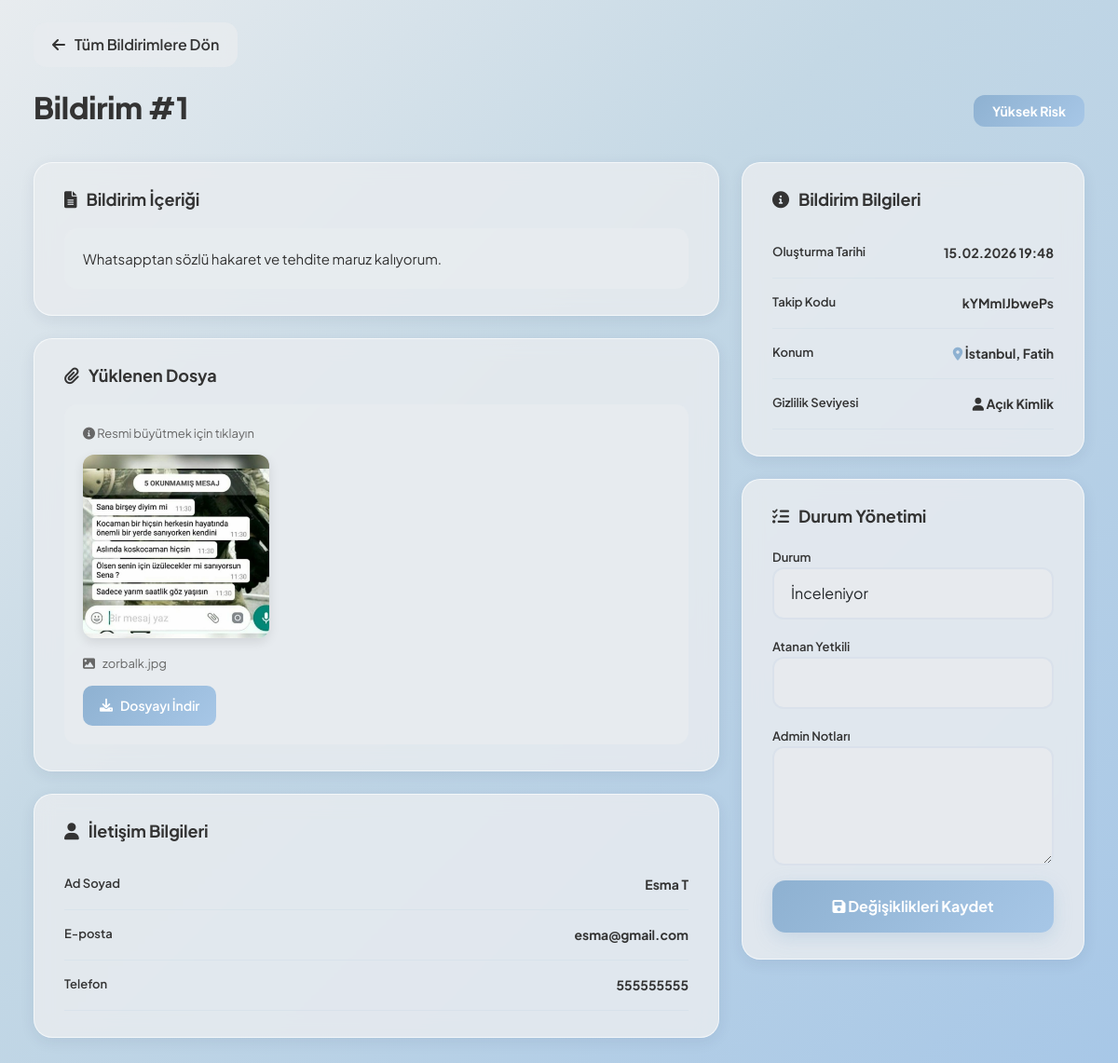
Screenshot of /admin/1 with the database file from the repository.
### models.py (models this page shows)
class Notification(db.Model):
    id = db.Column(db.Integer, primary_key=True)
    text = db.Column(db.Text, nullable=True)
    audio_path = db.Column(db.String(256), nullable=True)
    anonymity_level = db.Column(db.String(32), default='full_anonymous')
    contact_name = db.Column(db.String(128), nullable=True)
    contact_email = db.Column(db.String(128), nullable=True)
    contact_phone = db.Column(db.String(32), nullable=True)
    city = db.Column(db.String(64), nullable=True)
    district = db.Column(db.String(64), nullable=True)
    risk_level = db.Column(db.String(32), default='low')
    tracking_token = db.Column(db.String(32), unique=True, nullable=False, default=generate_token)
    status = db.Column(db.String(64), default='İnceleniyor')
    admin_notes = db.Column(db.Text, nullable=True)
    assigned_to = db.Column(db.String(128), nullable=True)
    priority = db.Column(db.String(32), default='normal')
    created_at = db.Column(db.DateTime, server_default=db.func.now())
    updated_at = db.Column(db.DateTime, server_default=db.func.now(), onupdate=db.func.now())

### app.py (the view)
@app.route('/admin/<int:notification_id>')
def admin_detail(notification_id):
    notification = Notification.query.get_or_404(notification_id)
    return render_template('admin_detail.html', notification=notification)

### templates/admin_detail.html (shortened to what this page needs)
<!DOCTYPE html>
<html lang="tr">
<head>
    <link href="https://cdn.jsdelivr.net/npm/bootstrap@5.3.0/dist/css/bootstrap.min.css" rel="stylesheet">
    <link rel="stylesheet" href="https://cdnjs.cloudflare.com/ajax/libs/font-awesome/6.0.0/css/all.min.css">
</head>
<body>
<div class="container-fluid">
    <a href="/admin" class="back-btn">
        <i class="fas fa-arrow-left"></i> Tüm Bildirimlere Dön
    </a>
    <div class="detail-header">
        <h1 class="detail-title">Bildirim #{{ notification.id }}</h1>
        <span class="badge badge-{{ notification.risk_level }}">
            {% if notification.risk_level == 'high' %}Yüksek Risk
            {% elif notification.risk_level == 'medium' %}Orta Risk
            {% else %}Düşük Risk{% endif %}
        </span>
    </div>
    <div class="two-column">
        <div>
            <div class="card">
                <h3 class="card-title">
                    <i class="fas fa-file-alt"></i> Bildirim İçeriği
                </h3>
                <div class="content-box">{{ notification.text or 'Metin bilgisi yok' }}</div>
            </div>
            {% if notification.audio_path %}
            <div class="card">
                <h3 class="card-title">
                    <i class="fas fa-paperclip"></i> Yüklenen Dosya
                </h3>
                <div class="content-box">
                    {% set file_ext = notification.audio_path.split('.')[-1].lower() %}
                    {% if file_ext in ['jpg', 'jpeg', 'png', 'gif', 'webp', 'bmp'] %}
                        <div style="margin-bottom: 16px;">
                            <p style="color: #666; font-size: 13px; margin-bottom: 12px;">
                                <i class="fas fa-info-circle"></i> Resmi büyütmek için tıklayın
                            </p>
                            <img src="{{ url_for('uploaded_file', filename=notification.audio_path) }}"
                                 alt="Yüklenen Görsel"
                                 class="image-preview"
                                 onclick="openImageModal('{{ url_for('uploaded_file', filename=notification.audio_path) }}', '{{ notification.audio_path }}')">
                        </div>
                        <div style="display: flex; align-items: center; gap: 8px; color: #666; font-size: 13px; margin-bottom: 12px;">
                            <i class="fas fa-image"></i>
                            <span>{{ notification.audio_path }}</span>
                        </div>
                    {% endif %}
                    <a href="{{ url_for('uploaded_file', filename=notification.audio_path) }}" download
                       style="display: inline-flex; align-items: center; gap: 8px; padding: 10px 18px; background: linear-gradient(135deg, #8EB1D1, #A7C7E7); color: white; text-decoration: none; border-radius: 10px; font-size: 14px; font-weight: 600;">
                        <i class="fas fa-download"></i> Dosyayı İndir
                    </a>
                </div>
            </div>
            {% endif %}
            {% if notification.contact_name %}
            <div class="card">
                <h3 class="card-title">
                    <i class="fas fa-user"></i> İletişim Bilgileri
                </h3>
                <div class="info-row">
                    <span class="info-label">Ad Soyad</span>
                    <span class="info-value">{{ notification.contact_name }}</span>
                </div>
                <div class="info-row">
                    <span class="info-label">E-posta</span>
                    <span class="info-value">{{ notification.contact_email }}</span>
                </div>
                <div class="info-row">
                    <span class="info-label">Telefon</span>
                    <span class="info-value">{{ notification.contact_phone }}</span>
                </div>
            </div>
            {% endif %}
        </div>
        <div>
            <div class="card">
                <h3 class="card-title">
                    <i class="fas fa-info-circle"></i> Bildirim Bilgileri
                </h3>
                <div class="info-row">
                    <span class="info-label">Oluşturma Tarihi</span>
                    <span class="info-value">{{ notification.created_at.strftime('%d.%m.%Y %H:%M') }}</span>
                </div>
                <div class="info-row">
                    <span class="info-label">Takip Kodu</span>
                    <span class="info-value">{{ notification.tracking_token }}</span>
                </div>
                {% if notification.city %}
                <div class="info-row">
                    <span class="info-label">Konum</span>
                    <span class="info-value">
                        <i class="fas fa-map-marker-alt" style="color: #8EB1D1;"></i>
                        {{ notification.city }}{% if notification.district %}, {{ notification.district }}{% endif %}
                    </span>
                </div>
                {% endif %}
                <div class="info-row">
                    <span class="info-label">Gizlilik Seviyesi</span>
                    <span class="info-value">
                        {% if notification.anonymity_level == 'full_anonymous' %}
                            <i class="fas fa-user-secret"></i> Tam Anonim
                        {% else %}
                            <i class="fas fa-user"></i> Açık Kimlik
                        {% endif %}
                    </span>
                </div>
            </div>
            <div class="card">
                <h3 class="card-title">
                    <i class="fas fa-tasks"></i> Durum Yönetimi
                </h3>
                <form method="post" action="/admin/{{ notification.id }}/update">
                    <label style="font-size: 13px; color: #333333;font-weight: 600;">Durum</label>
                    <select name="status" class="form-control">
                        <option value="İnceleniyor" {% if notification.status == 'İnceleniyor' %}selected{% endif %}>İnceleniyor</option>
                    </select>
                    <label style="font-size: 13px; color: #333333;font-weight: 600;">Atanan Yetkili</label>
                    <input type="text" name="assigned_to" class="form-control" value="{{ notification.assigned_to or '' }}">
                    <label style="font-size: 13px; color: #333333;font-weight: 600;">Admin Notları</label>
                    <textarea name="admin_notes" class="form-control" rows="4">{{ notification.admin_notes or '' }}</textarea>
                    <button type="submit" class="btn-primary">
                        <i class="fas fa-save"></i> Değişiklikleri Kaydet
                    </button>
                </form>
            </div>
        </div>
    </div>
</div>
</body>
</html>

### templates/admin_detail.html (style rules this page uses)
* { margin: 0; padding: 0; box-sizing: border-box; }
body { font-family: 'Plus Jakarta Sans', sans-serif; background: linear-gradient(135deg, #E8ECEF 0%, #C4D8E5 40%, #A7C7E7 100%); min-height: 100vh; padding: 24px; }
.container-fluid { max-width: 1400px; margin: 0 auto; }
.back-btn { display: inline-flex; align-items: center; gap: 10px; padding: 12px 20px; background: rgba(232, 236, 239, 0.85); backdrop-filter: blur(10px); border-radius: 14px; color: #333333;text-decoration: none; font-weight: 600; margin-bottom: 24px; transition: all 0.3s; }
.detail-header { display: flex; justify-content: space-between; align-items: center; margin-bottom: 32px; }
.detail-title { font-size: 32px; font-weight: 800; color: #333333; }
.badge { padding: 10px 20px; border-radius: 12px; font-weight: 700; font-size: 14px; }
.badge-high { background: linear-gradient(135deg, #8EB1D1, #A7C7E7); color: white; }
.two-column { display: grid; grid-template-columns: 2fr 1fr; gap: 24px; }
.card { background: rgba(232, 236, 239, 0.85); backdrop-filter: blur(10px); border-radius: 20px; padding: 28px 32px; margin-bottom: 24px; border: 1px solid rgba(255, 255, 255, 0.6); box-shadow: 0 4px 16px rgba(28, 43, 72, 0.08); }
.card-title { font-size: 18px; font-weight: 700; color: #333333;margin-bottom: 20px; display: flex; align-items: center; gap: 10px; }
.card-title i { color: #333333; }
.content-box { background: rgba(232, 236, 239, 0.85); border-radius: 14px; padding: 20px; line-height: 1.7; color: #333333;font-size: 15px; }
.image-preview { max-width: 200px; max-height: 200px; width: auto; height: auto; border-radius: 12px; box-shadow: 0 4px 12px rgba(0,0,0,0.1); cursor: pointer; transition: all 0.3s; object-fit: cover; }
.info-row { display: flex; justify-content: space-between; padding: 16px 0; border-bottom: 1px solid rgba(142, 177, 209, 0.1); }
.info-label { font-size: 13px; color: #333333;font-weight: 600; }
.info-value { font-size: 14px; color: #333333;font-weight: 700; }
.form-control, select, textarea { width: 100%; padding: 14px 18px; border-radius: 12px; border: 2px solid rgba(142, 177, 209, 0.15); background: rgba(232, 236, 239, 0.85); margin-bottom: 16px; font-family: 'Plus Jakarta Sans', sans-serif; }
.btn-primary { width: 100%; padding: 16px; background: linear-gradient(135deg, #8EB1D1, #A7C7E7); border: none; border-radius: 14px; color: white; font-weight: 700; cursor: pointer; box-shadow: 0 6px 20px rgba(142, 177, 209, 0.3); }

### rows the page displays
Notification: id "1", text "Whatsapptan sözlü hakaret ve tehdite maruz kalıyorum.", audio_path (picture), audio_path "zorbalk.jpg", contact_name "Esma T", contact_email "esma@gmail.com", contact_phone "555555555", created_at "15.02.2026 19:48", tracking_token "kYMmIJbwePs", city "İstanbul", district "Fatih", status "İnceleniyor"
